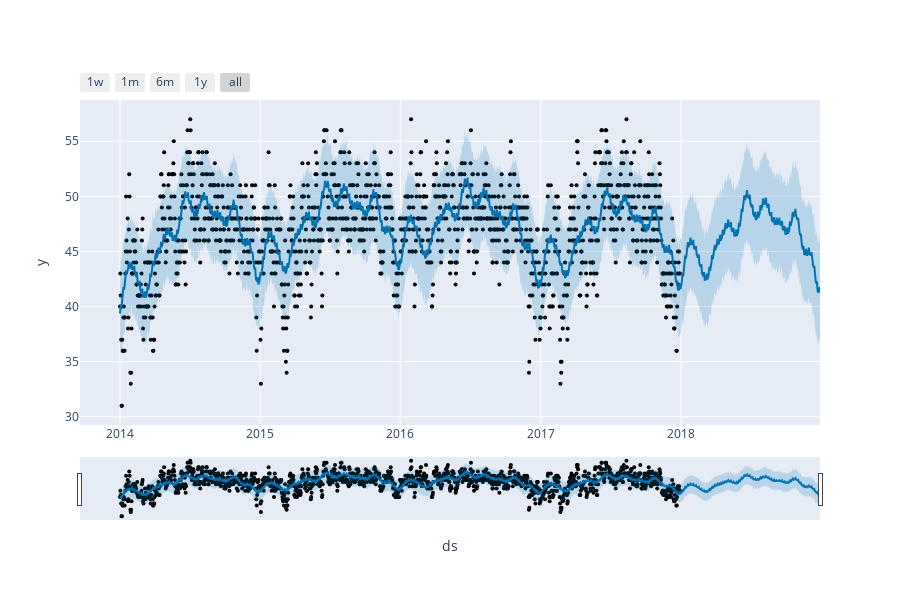

The notebook cell this image was saved under:
### Code cell
plot_plotly(m,forecast)

### Figure 1 — Plotly figure (JSON) as saved in the notebook; plotly's stock layout.template omitted (floating-point values rounded to 4 significant figures; data arrays with more than 128 entries replaced by an {"elided": "..."} marker saying what was removed)
{"data": [{"marker": {"color": "black", "size": 4}, "mode": "markers", "name": "Actual", "type": "scatter", "x": {"elided": "1456 str values"}, "y": {"elided": "1456 int values"}}, {"hoverinfo": "skip", "line": {"width": 0}, "mode": "lines", "type": "scatter", "x": {"elided": "1821 str values"}, "y": {"elided": "1821 float values"}}, {"fill": "tonexty", "fillcolor": "rgba(0, 114, 178, 0.2)", "line": {"color": "#0072B2", "width": 2}, "mode": "lines", "name": "Predicted", "type": "scatter", "x": {"elided": "1821 str values"}, "y": {"elided": "1821 float values"}}, {"fill": "tonexty", "fillcolor": "rgba(0, 114, 178, 0.2)", "hoverinfo": "skip", "line": {"width": 0}, "mode": "lines", "type": "scatter", "x": {"elided": "1821 str values"}, "y": {"elided": "1821 float values"}}], "layout": {"height": 600, "showlegend": false, "width": 900, "xaxis": {"rangeselector": {"buttons": [{"count": 7, "label": "1w", "step": "day", "stepmode": "backward"}, {"count": 1, "label": "1m", "step": "month", "stepmode": "backward"}, {"count": 6, "label": "6m", "step": "month", "stepmode": "backward"}, {"count": 1, "label": "1y", "step": "year", "stepmode": "backward"}, {"step": "all"}]}, "rangeslider": {"visible": true}, "title": {"text": "ds"}, "type": "date"}, "yaxis": {"title": {"text": "y"}}}}
